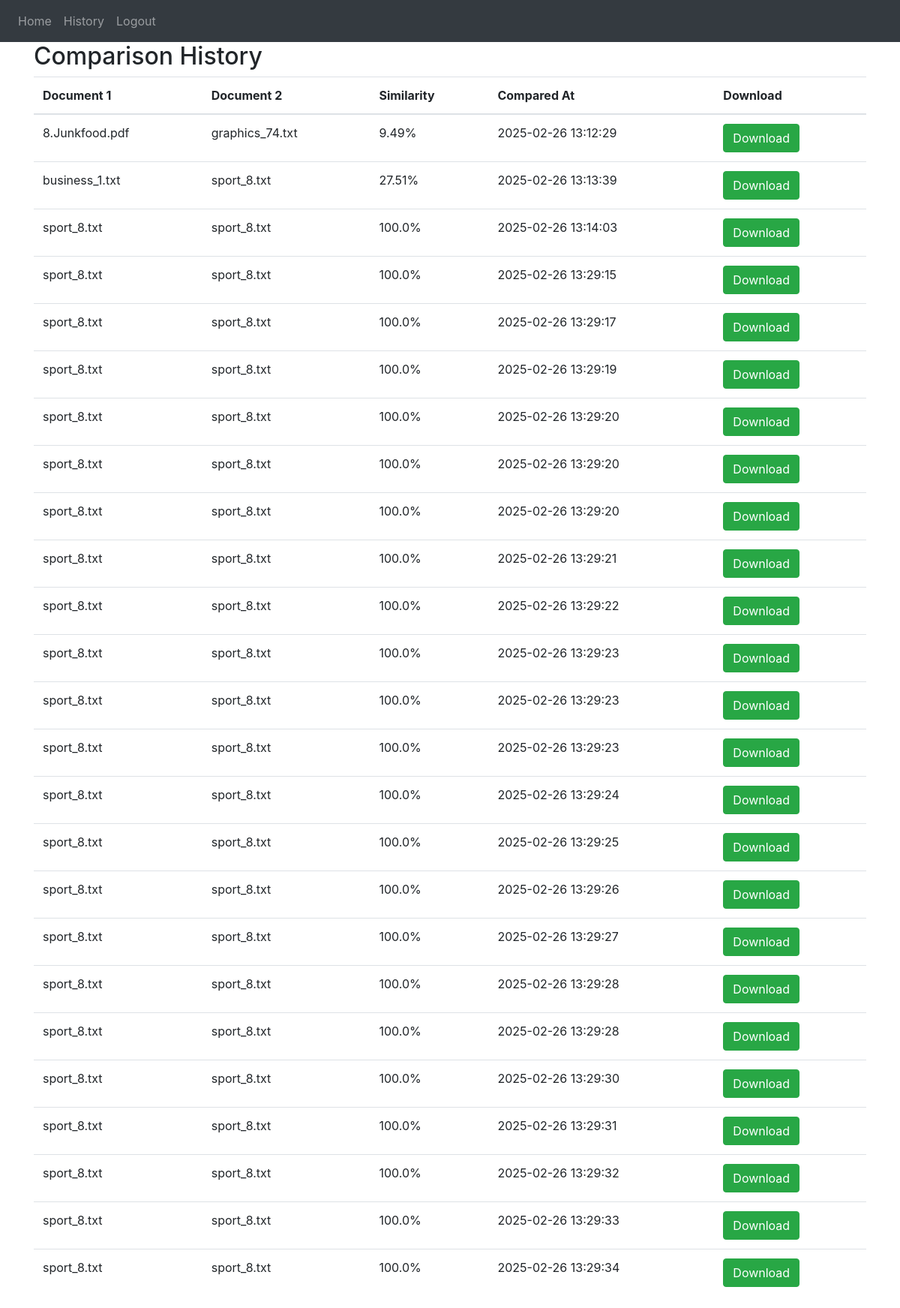
The app's page /history (signed in) with its own data.
### website/models.py (models this page shows, shortened)
class ComparisonResult(db.Model):
    id = db.Column(db.Integer, primary_key=True)
    user_id = db.Column(db.Integer, db.ForeignKey("user.id"), nullable=False)
    doc1_name = db.Column(db.String(255), nullable=False)
    doc2_id = db.Column(db.Integer, db.ForeignKey("document2.id"), nullable=False)
    doc2_name = db.Column(db.String(255), nullable=False)
    similarity_score = db.Column(db.Float, nullable=False)
    compared_at = db.Column(db.DateTime, default=db.func.current_timestamp())
    user = db.relationship("User", backref="comparisons", lazy=True)
    doc2 = db.relationship("Document2", backref="comparisons", lazy=True)

### website/views.py (the view)
@views.route("/history")
@login_required
def history():
    comparisons = ComparisonResult.query.filter_by(user_id=current_user.id).order_by(ComparisonResult.compared_at.desc()).all()
    return render_template("history.html", comparisons=comparisons, user=current_user)

### website/__init__.py (called while the page is built)
def create_app():
    app = Flask(__name__)
    app.config['SECRET_KEY'] = 'hjshjhdjah kjshkjdhjs'
    app.config['SQLALCHEMY_DATABASE_URI'] = f'sqlite:///{DB_NAME}'
    db.init_app(app)
    from .views import views
    from .auth import auth
    app.register_blueprint(views, url_prefix='/')
    app.register_blueprint(auth, url_prefix='/')
    from .models import User
    with app.app_context():
        db.create_all()
    login_manager = LoginManager()
    login_manager.login_view = 'auth.login'
    login_manager.init_app(app)
    @login_manager.user_loader
    def load_user(id):
        return User.query.get(int(id))
    @app.context_processor
    def inject_user():
        return dict(user=current_user)
    return app

### website/templates/history.html (shortened to what this page needs)
{% extends "base.html" %}
{% block content %}
<h2>Comparison History</h2>
{% if comparisons %}
<table class="table">
    <thead>
        <tr>
            <th>Document 1</th>
            <th>Document 2</th>
            <th>Similarity</th>
            <th>Compared At</th>
            <th>Download</th>
        </tr>
    </thead>
    <tbody>
        {% for comparison in user.comparisons %}
        <tr>
            <td>{{ comparison.doc1_name }}</td>
            <td>{{ comparison.doc2_name }}</td>
            <td>{{ comparison.similarity_score }}%</td>
            <td>{{ comparison.compared_at }}</td>
            <td>
                <a href="{{ url_for('views.download', doc_id=comparison.doc2_id, doc_type=2) }}" class="btn btn-success">
                    Download
                </a>
            </td>
        </tr>
        {% endfor %}
    </tbody>
</table>
{% endif %}
{% endblock %}

### website/templates/base.html (shortened to what this page needs)
<!DOCTYPE html>
<html>
<head>
  <link rel="stylesheet" href="https://stackpath.bootstrapcdn.com/bootstrap/4.4.1/css/bootstrap.min.css"
 />
  <link rel="stylesheet" href="https://stackpath.bootstrapcdn.com/font-awesome/4.7.0/css/font-awesome.min.css"
 />
</head>
<body>
  <nav class="navbar navbar-expand-lg navbar-dark bg-dark">
    <div class="collapse navbar-collapse" id="navbar">
      <ul class="navbar-nav mr-auto">
        {% if user.is_authenticated %}
        {% if user.is_admin %}
        <li class="nav-item">
          <a class="nav-link" href="{{ url_for('views.admin_dashboard') }}">Admin Dashboard</a>
        </li>
        {% else %}
        <li class="nav-item">
          <a class="nav-link" href="/">Home</a>
        </li>
        <li class="nav-item">
          <a class="nav-link" href="{{ url_for('views.history') }}">History</a>
        </li>
        {% endif %}
        <li class="nav-item">
          <a class="nav-link" href="/logout">Logout</a>
        </li>
        {% endif %}
      </ul>
    </div>
  </nav>
  <div class="container">
    {% block content %} {% endblock %}
  </div>
</body>
</html>

### records on screen
ComparisonResult: doc1_name "8.Junkfood.pdf", doc2_name "graphics_74.txt", similarity_score "9.49", compared_at "2025-02-26 13:12:29"
ComparisonResult: doc1_name "business_1.txt", doc2_name "sport_8.txt", similarity_score "27.51", compared_at "2025-02-26 13:13:39"
ComparisonResult: doc1_name "sport_8.txt", doc2_name "sport_8.txt", similarity_score "100.0", compared_at "2025-02-26 13:14:03"
ComparisonResult: doc1_name "sport_8.txt", doc2_name "sport_8.txt", similarity_score "100.0", compared_at "2025-02-26 13:29:15"
ComparisonResult: doc1_name "sport_8.txt", doc2_name "sport_8.txt", similarity_score "100.0", compared_at "2025-02-26 13:29:17"
ComparisonResult: doc1_name "sport_8.txt", doc2_name "sport_8.txt", similarity_score "100.0", compared_at "2025-02-26 13:29:19"
ComparisonResult: doc1_name "sport_8.txt", doc2_name "sport_8.txt", similarity_score "100.0", compared_at "2025-02-26 13:29:20"
ComparisonResult: doc1_name "sport_8.txt", doc2_name "sport_8.txt", similarity_score "100.0", compared_at "2025-02-26 13:29:20"
ComparisonResult: doc1_name "sport_8.txt", doc2_name "sport_8.txt", similarity_score "100.0", compared_at "2025-02-26 13:29:20"
ComparisonResult: doc1_name "sport_8.txt", doc2_name "sport_8.txt", similarity_score "100.0", compared_at "2025-02-26 13:29:21"
ComparisonResult: doc1_name "sport_8.txt", doc2_name "sport_8.txt", similarity_score "100.0", compared_at "2025-02-26 13:29:22"
ComparisonResult: doc1_name "sport_8.txt", doc2_name "sport_8.txt", similarity_score "100.0", compared_at "2025-02-26 13:29:23"
ComparisonResult: doc1_name "sport_8.txt", doc2_name "sport_8.txt", similarity_score "100.0", compared_at "2025-02-26 13:29:23"
ComparisonResult: doc1_name "sport_8.txt", doc2_name "sport_8.txt", similarity_score "100.0", compared_at "2025-02-26 13:29:23"
ComparisonResult: doc1_name "sport_8.txt", doc2_name "sport_8.txt", similarity_score "100.0", compared_at "2025-02-26 13:29:24"
ComparisonResult: doc1_name "sport_8.txt", doc2_name "sport_8.txt", similarity_score "100.0", compared_at "2025-02-26 13:29:25"
ComparisonResult: doc1_name "sport_8.txt", doc2_name "sport_8.txt", similarity_score "100.0", compared_at "2025-02-26 13:29:26"
ComparisonResult: doc1_name "sport_8.txt", doc2_name "sport_8.txt", similarity_score "100.0", compared_at "2025-02-26 13:29:27"
ComparisonResult: doc1_name "sport_8.txt", doc2_name "sport_8.txt", similarity_score "100.0", compared_at "2025-02-26 13:29:28"
ComparisonResult: doc1_name "sport_8.txt", doc2_name "sport_8.txt", similarity_score "100.0", compared_at "2025-02-26 13:29:28"
ComparisonResult: doc1_name "sport_8.txt", doc2_name "sport_8.txt", similarity_score "100.0", compared_at "2025-02-26 13:29:30"
ComparisonResult: doc1_name "sport_8.txt", doc2_name "sport_8.txt", similarity_score "100.0", compared_at "2025-02-26 13:29:31"
ComparisonResult: doc1_name "sport_8.txt", doc2_name "sport_8.txt", similarity_score "100.0", compared_at "2025-02-26 13:29:32"
ComparisonResult: doc1_name "sport_8.txt", doc2_name "sport_8.txt", similarity_score "100.0", compared_at "2025-02-26 13:29:33"
ComparisonResult: doc1_name "sport_8.txt", doc2_name "sport_8.txt", similarity_score "100.0", compared_at "2025-02-26 13:29:34"
